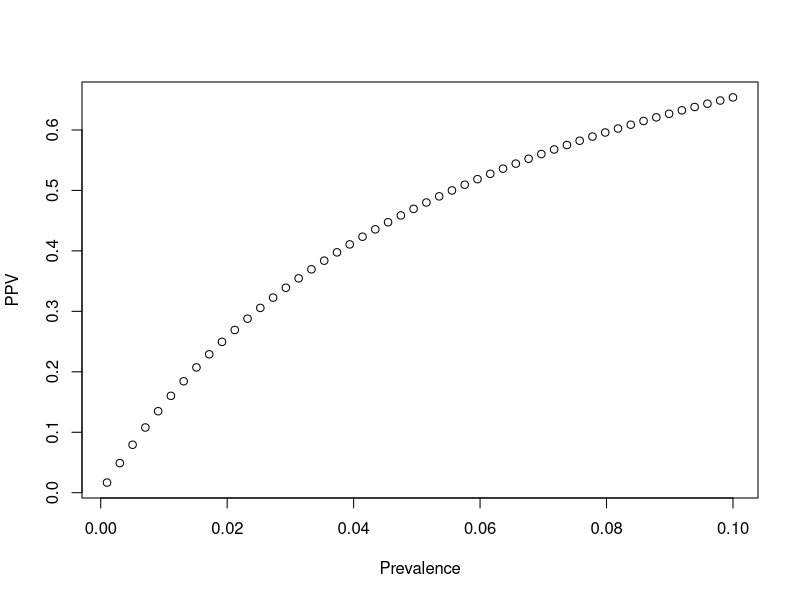
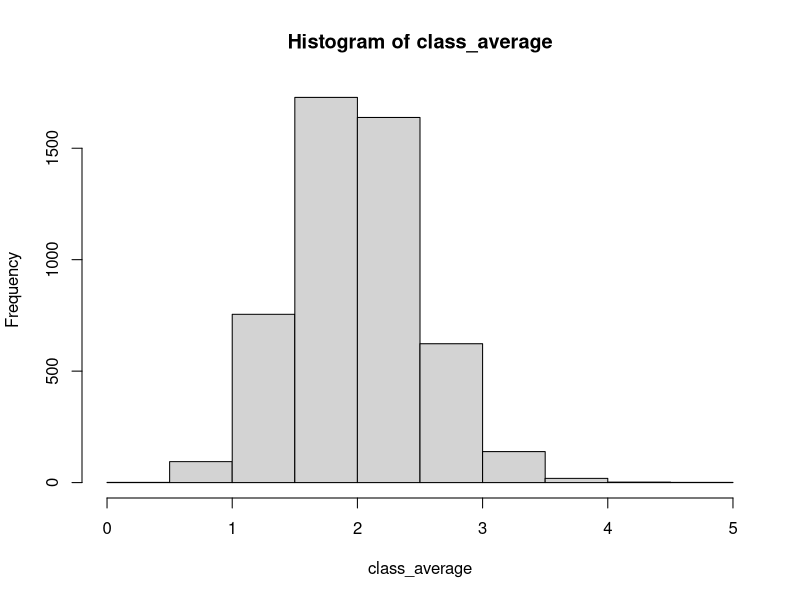
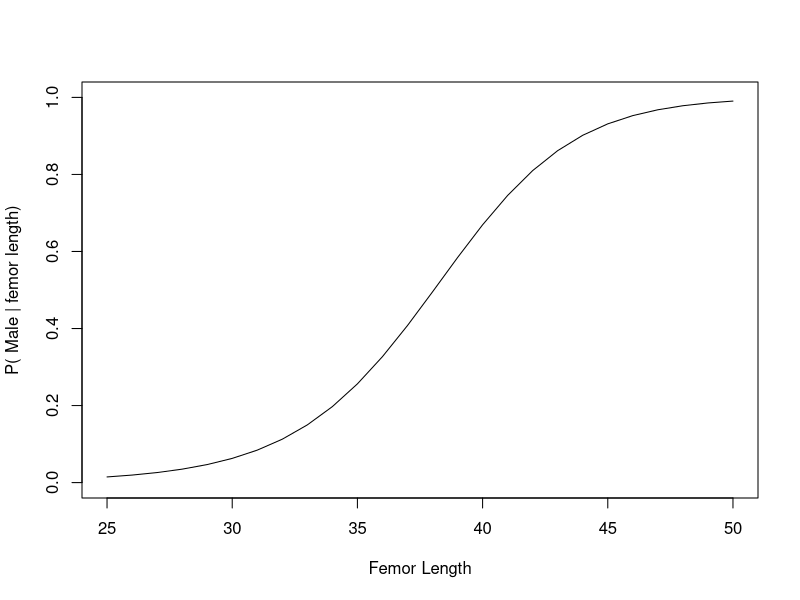
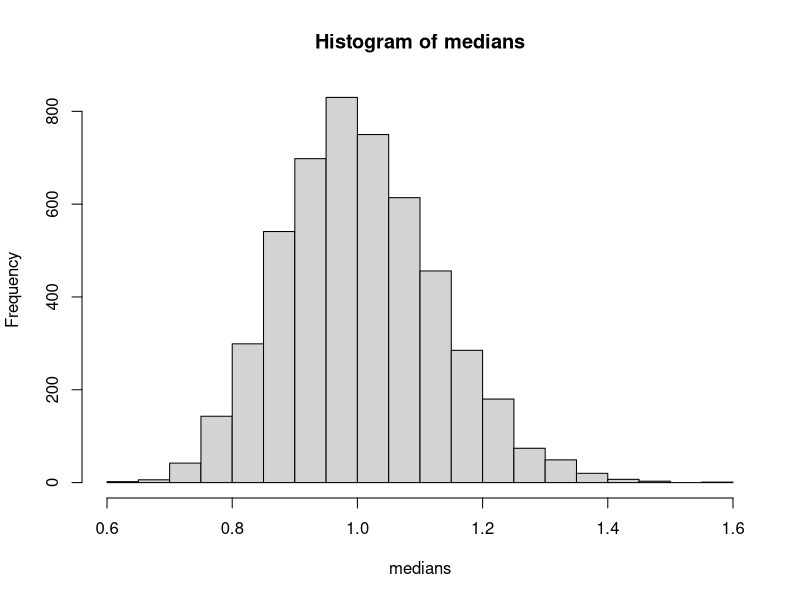
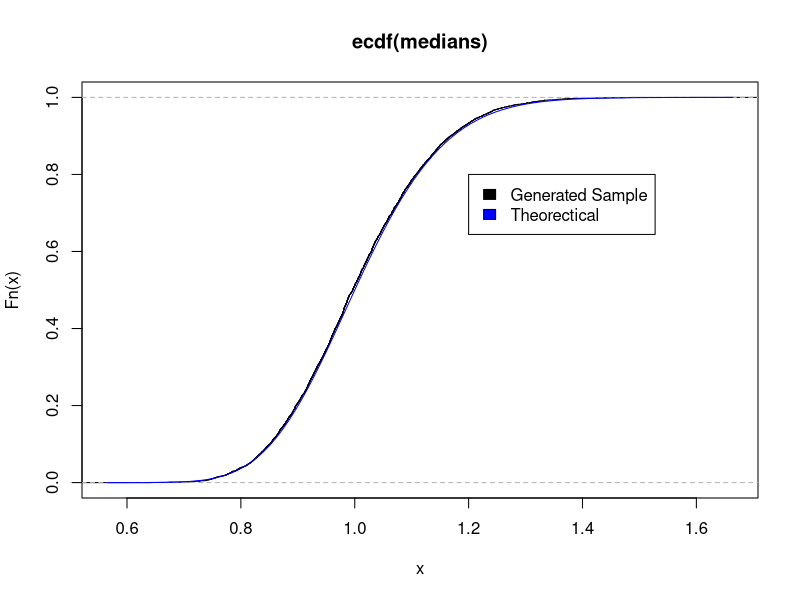
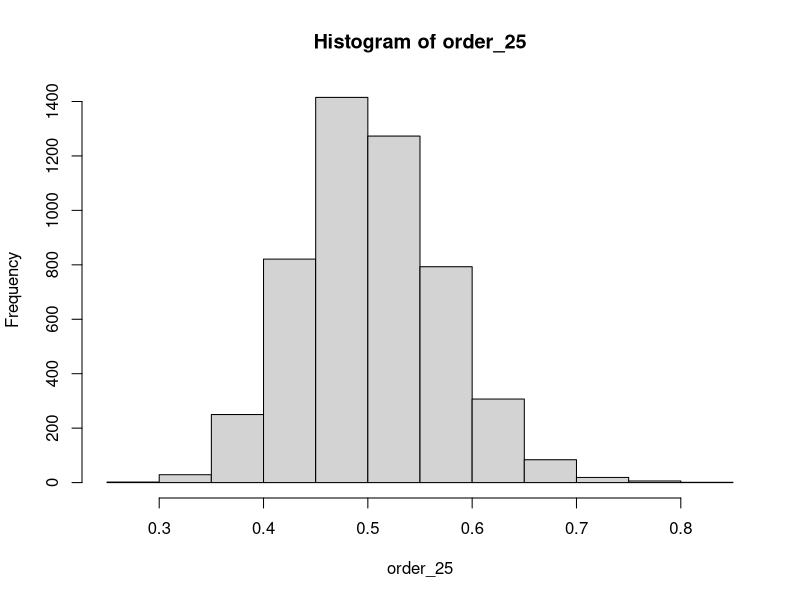
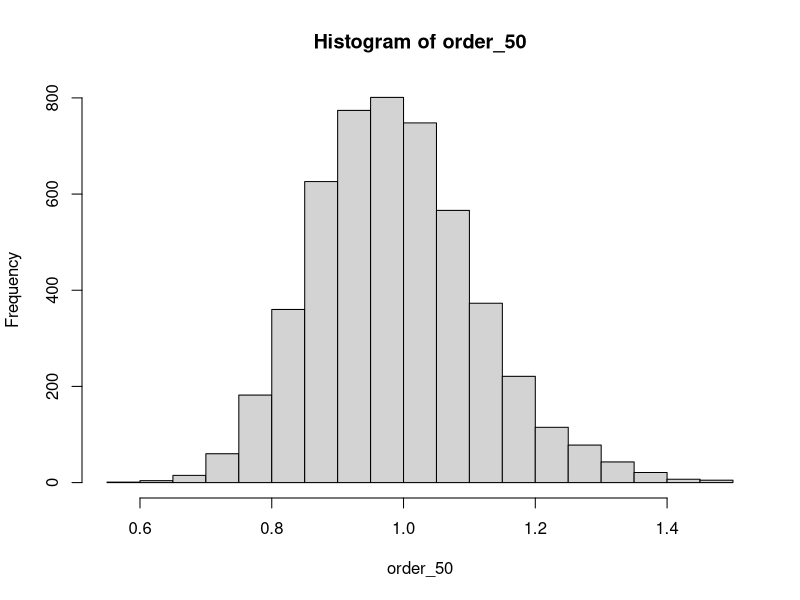
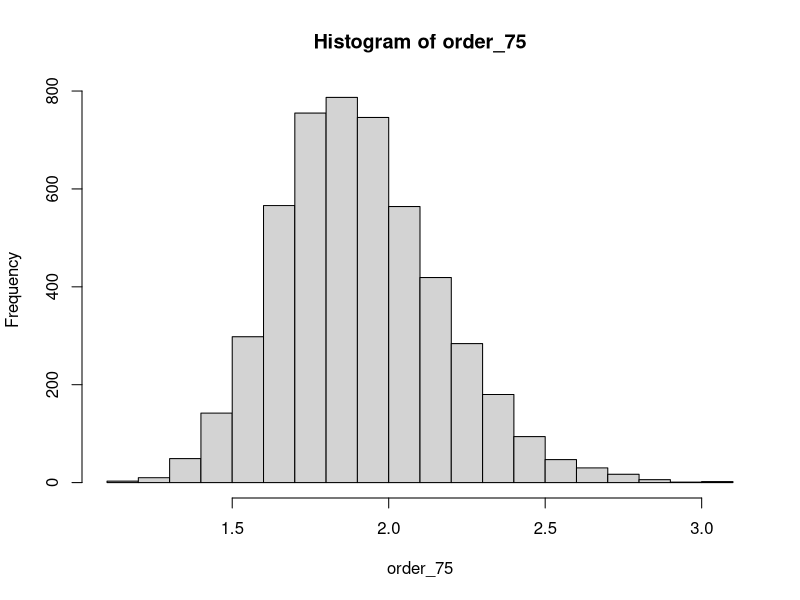

The R script that drew these images, in order: (Note: this script raises an error after producing the figures.)
## ---- chunk 1
require(magrittr)
require(dplyr)

game <- function(N){
  if(N<3) stop("Must have at least 3 doors")
  prize <- sample(c(rep("goat",N-1),"car"), N)
  guess <- sample(1:N,1)
  game <- data.frame(door = 1:N, prize = prize, stringsAsFactors = FALSE) %>% 
    mutate(first_guess = case_when(
      door == guess ~ 1
      , TRUE ~ 0
    )) %>% 
    mutate(potential_reveal = case_when(
        first_guess == 1 ~ 0
      , prize == "car" ~ 0
      , TRUE ~ 1
    )) %>% 
    mutate(reveal = 1*(rank(potential_reveal, ties.method = "random") == 3)) %>% 
    mutate(potential_switch = case_when(
      first_guess == 1 ~ 0
      , reveal == 1 ~ 0
      , TRUE ~ 1
    )) %>% 
    mutate(switch = 1*(rank(potential_switch, ties.method = "random") == 3))
  c(game$prize[game$first_guess == 1], game$prize[game$switch == 1])
}
## ---- chunk 2
set.seed(1)
R<-5000
strategy_1<-rep(NA,R)
strategy_2<-rep(NA,R)
for (i in 1:R){
  result<-game(N=4)
  strategy_1[i]<-result[1]
  strategy_2[i]<-result[2]
}
mean(strategy_1=='goat'&strategy_2=='goat')
## ---- chunk 3
mean(strategy_1=='car'|strategy_2=='car')
## ---- chunk 4

clt<-prop.test(sum(strategy_1=='car'|strategy_2=='car'),R,conf.level = .99)
clt
diff(c(0.6048914 ,0.6403813))
## ---- chunk 5
0.94905/0.9492 
## ---- chunk 6
prevalence <- seq(0.001, 0.1, length = 50)
positive_pred<-function(a){
  0.85*a/(0.8*a+0.05 )
}
ppv <- positive_pred(prevalence)
plot(prevalence, ppv, xlab = "Prevalence", ylab = "PPV")
## ---- chunk 7
hospital_charges <- function(N){
  group <- rbinom(N, 1, 0.5)
  charges <- 0*group + rgamma(N, shape = 2, scale = 2)*(1-group)
  charges
}
## ---- chunk 8
set.seed(1)
quantile(hospital_charges(R*10),.9)
## ---- chunk 9
class_average<-apply(array(hospital_charges(R*30),dim=c(30,R)),2,mean)
hist(class_average)
## ---- chunk 10
# analytical approach
pbinom(q=9,size=30,prob=0.5)

# simulation approach
set.seed(1)
mean(apply(array(hospital_charges(R*30),dim=c(30,R))==0,2,sum)<10)
## ---- chunk 11
set.seed(1)
diff(pnorm(c(70,104),mean=80,sd=15))
## ---- chunk 12
dnorm(37,40,3.4)/(dnorm(37,40,3.4)+dnorm(37,36,3.3))
## ---- chunk 13
femor_length <- 25:50
prob_m<-function(l){
  dnorm(l,40,3.4)/(dnorm(l,40,3.4)+dnorm(l,36,3.3))
}
prob_male <-prob_m(femor_length)
plot.new()
plot.window(xlim = c(25,50), ylim = c(0,1))
lines(femor_length, prob_male)
axis(1)
axis(2)
box()
title(xlab = "Femor Length", ylab = "P( Male | femor length)")
## ---- chunk 14
hospital_charges <- function(N){
  group <- rbinom(N, 1, 0.5)
  charges <- 0*group + rgamma(N, shape = 2, scale = 2)*(1-group)
  charges
}
## ---- chunk 15
set.seed(1)
mean(hospital_charges(R))
## ---- chunk 16
set.seed(10)
charge<-hospital_charges(R)
charge[charge>10]=10
mean(charge)
## ---- chunk 17
var(charge)
## ---- chunk 18
N<-101
medians<-apply(array(exp(rnorm(N*R)),dim=c(N,R)),2,median)
hist(medians)
## ---- chunk 19
Fk <- function(x,k,n){
  pbinom(k-1, n, plnorm(x), lower.tail = FALSE)
}
plot(ecdf(medians))
curve(Fk(x,k=51,n=101),add=T,col='blue')
legend(1.2,0.8,legend = c("Generated Sample","Theorectical"),c("black","blue"))
## ---- chunk 20
order_sta<-function(data,k){
  sort(data,decreasing = F)[k]
}

order_25<-rep(NA,R)
order_50<-rep(NA,R)
order_75<-rep(NA,R)
for (i in 1:R){
  data<-exp(rnorm(N))
  order_25[i]<-order_sta(data,k=25)
  order_50[i]<-order_sta(data,k=50)
  order_75[i]<-order_sta(data,k=75)
}

hist(order_25)
hist(order_50)
hist(order_75)
## ---- chunk 21
alpha<-0.05
diff(quantile(order_25,c(alpha/2,1-alpha/2)))
diff(quantile(order_50,c(alpha/2,1-alpha/2)))
diff(quantile(order_75,c(alpha/2,1-alpha/2)))
## ---- chunk 22
Hmisc::getHdata(nhgh)
d1 <- nhgh[1:500,]
## ---- chunk 23
standing_height<-d1 %>% filter(sex=='male',age>18) %>% 
  pull(ht)


mean_mle=mean(standing_height)
sd_mle=sd(standing_height)
curve(dnorm(x,mean=mean_mle,sd=sd_mle),
      from=100,
      to=250)
## ---- chunk 24
fbmi<-d1 %>% filter(sex=='female',age>18) %>% pull(bmi)
mu<-mean(fbmi)

sigma<-sd(fbmi)

shape<-(mu/sigma)^2
rate<-mu/(sigma^2)


curve(dgamma(x,shape=shape,rate=rate),
      to=100)

## ---- chunk 25
adscr<-d1 %>% filter(age>18&(!is.na(SCr))) %>% pull(SCr)
epdfstar <- function(t, data, smooth){
    outer(t, data, function(a,b){ dnorm(a, b, smooth)}) %>% rowMeans
  }#


#plot(density(adscr))
curve(epdfstar(x,data=adscr,smooth=0.08),
      from=0,
      to=3,
      col='blue')
## ---- chunk 26
bwt <- MASS::birthwt
## ---- chunk 27
sample_smoke<-bwt %>% filter(smoke==1) %>% pull(bwt)

boot_sample<-apply(array(sample(sample_smoke,size=length(sample_smoke)*R,replace = T),dim=c(length(sample_smoke),R)),2,mean)
quantile(boot_sample,c(alpha/2,1-alpha/2))
## ---- chunk 28
t.test(sample_smoke)
## ---- chunk 29
sample_nonsmoke<-bwt %>% filter(smoke==0) %>% pull(bwt)
mu_s<-apply(array(sample(sample_smoke,size=length(sample_smoke)*R,replace = T),dim=c(length(sample_smoke),R)),2,mean)
mu_ns<-apply(array(sample(sample_smoke,size=length(sample_nonsmoke)*R,replace = T),dim=c(length(sample_smoke),R)),2,mean)
ratios<-mu_s/mu_ns
quantile(ratios,c(alpha/2,1-alpha/2))
## ---- chunk 30
#study 1
prop.test(c(30,35),c(100,100))
## ---- chunk 31
#study 2
prop.test(c(600,619),c(1400+600,1381+619))
## ---- chunk 32
prop.test(c(600+30,619+35),c(1400+600+100,1381+619+100))
## ---- chunk 33
plot(d1$armc,d1$arml)
cor.test(d1$armc,d1$arml)
